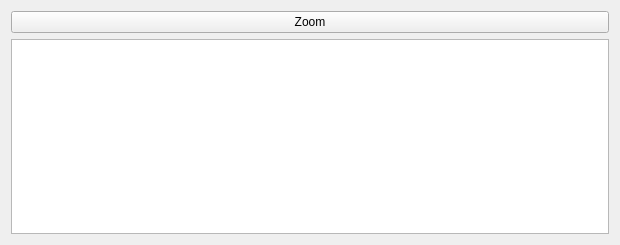
<?xml version="1.0" encoding="UTF-8"?>
<ui version="4.0">
 <class>panel</class>
 <widget class="QWidget" name="panel">
  <property name="geometry">
   <rect>
    <x>0</x>
    <y>0</y>
    <width>620</width>
    <height>245</height>
   </rect>
  </property>
  <layout class="QVBoxLayout" name="verticalLayout">
   <item>
    <widget class="QPushButton" name="bt_zoom">
     <property name="autoFillBackground">
      <bool>false</bool>
     </property>
     <property name="text">
      <string>Zoom</string>
     </property>
    </widget>
   </item>
   <item>
    <widget class="QTableWidget" name="tableWidget">
     <property name="font">
      <font>
       <pointsize>9</pointsize>
       <stylestrategy>PreferAntialias</stylestrategy>
      </font>
     </property>
     <property name="editTriggers">
      <set>QAbstractItemView::NoEditTriggers</set>
     </property>
     <property name="alternatingRowColors">
      <bool>true</bool>
     </property>
     <property name="selectionMode">
      <enum>QAbstractItemView::SingleSelection</enum>
     </property>
     <property name="selectionBehavior">
      <enum>QAbstractItemView::SelectRows</enum>
     </property>
     <property name="sortingEnabled">
      <bool>true</bool>
     </property>
     <property name="rowCount">
      <number>0</number>
     </property>
     <property name="columnCount">
      <number>0</number>
     </property>
    </widget>
   </item>
  </layout>
 </widget>
 <layoutdefault spacing="6" margin="11"/>
 <resources/>
 <connections/>
</ui>
